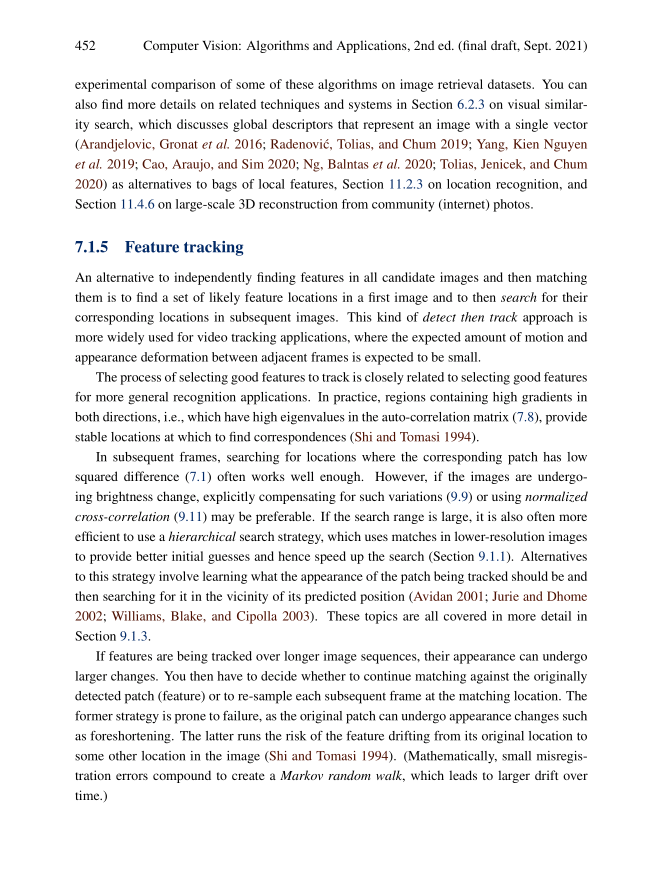
#> input picture assignment_4/reference_img.png, 1325 x 1750 px (shown at 1/2 size)
$ python assignment_4.py
#> lines starting #> are read from the running program, lines starting #| are printed output that depends on the picture; after the words box and inside, x2 and y2 are one past the last pixel; in counts of white or black regions, pixels touching at a corner belong together
import cv2
import numpy as np
from PIL import Image


def harris_corner_detection(reference_image, output_path='harris.png'):
#> called with reference_image = 'reference_img.png', output_path = 'harris.png'
    img = cv2.imread(reference_image)
#> img is the input picture: shape (1750, 1325, 3); mean B, G, R 239, 239, 239.3
    gray = cv2.cvtColor(img, cv2.COLOR_BGR2GRAY)
    gray = np.float32(gray)
    dst = cv2.cornerHarris(gray, blockSize=2, ksize=3, k=0.04)
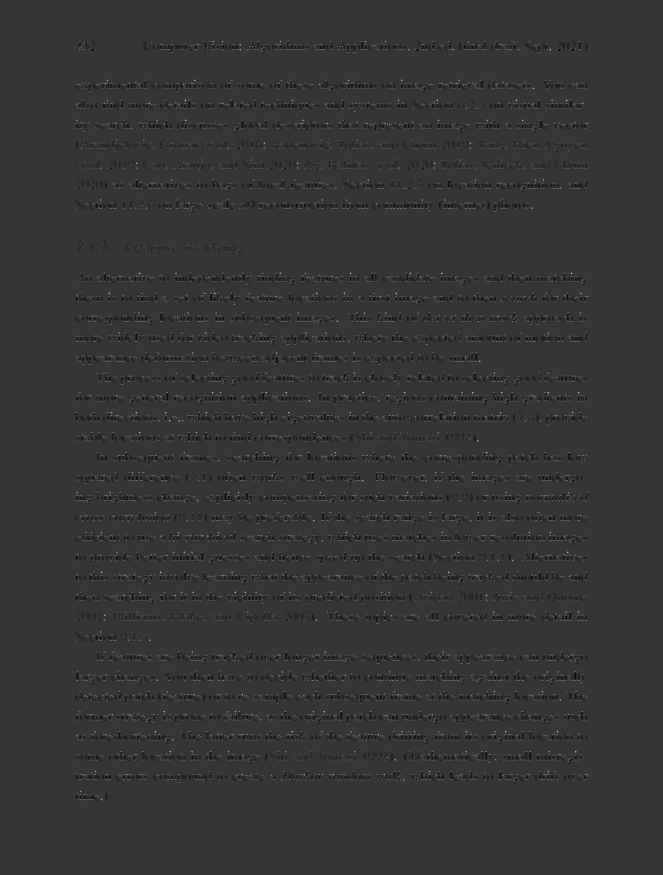
#> dst: shape (1750, 1325) float32 (shown at 1/2 size); min -169130016, max 626358080, mean -693848.5; drawn with min black and max white
    dst = cv2.dilate(dst, None)
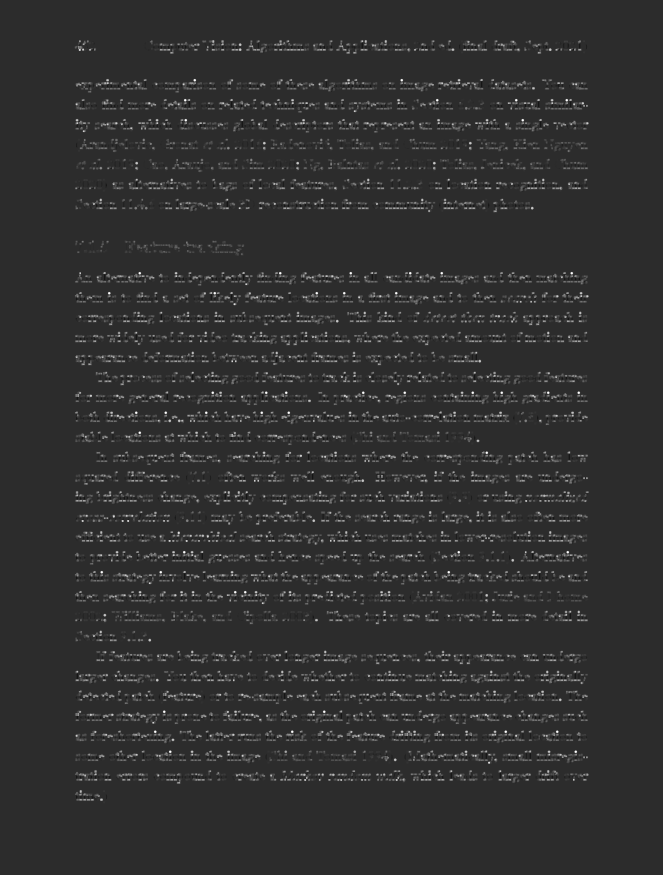
#> dst: shape (1750, 1325) float32 (shown at 1/2 size); min -133245432, max 626358080, mean 13662598; drawn with min black and max white
    output = img.copy()
    threshold = 0.01 * dst.max()
#> threshold = 6263580.8
    output[dst > threshold] = [0, 0, 255]
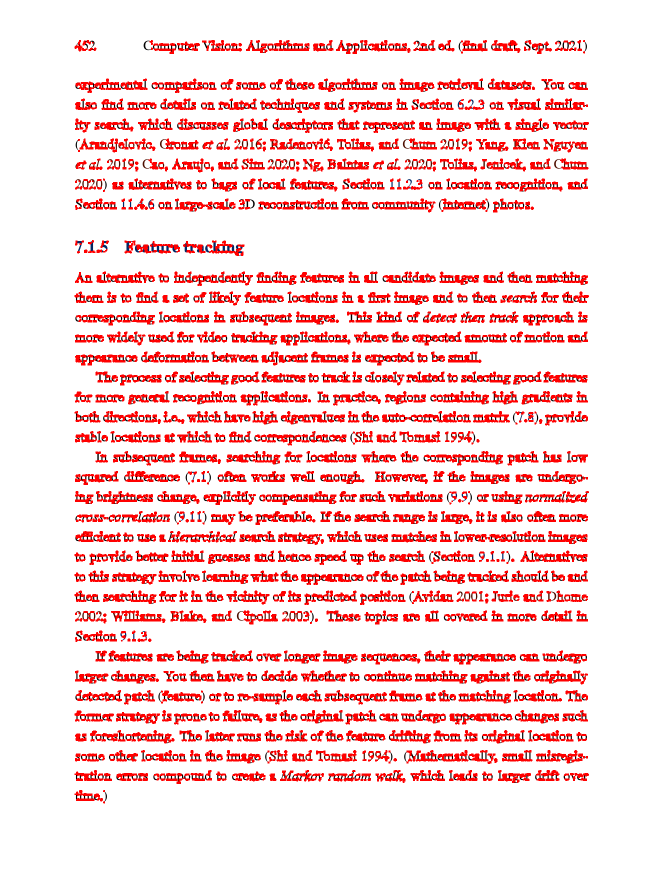
#> output: shape (1750, 1325, 3) (shown at 1/2 size); 12.67% of pixels changed, all inside (x1, y1, x2, y2) = (149, 80, 1178, 1607)
    cv2.imwrite(output_path, output)
    return output


def align_images(image_to_align, reference_image, max_features, good_match_percent):
    img_align = cv2.imread(image_to_align)
    img_ref = cv2.imread(reference_image)
#> (the run stopped early here; a loop or call above may not have finished)
